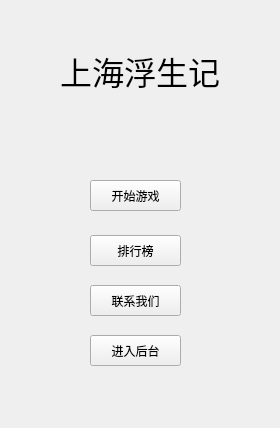
<?xml version="1.0" encoding="UTF-8"?>
<ui version="4.0">
 <class>start</class>
 <widget class="QWidget" name="start">
  <property name="geometry">
   <rect>
    <x>0</x>
    <y>0</y>
    <width>280</width>
    <height>428</height>
   </rect>
  </property>
  <property name="windowTitle">
   <string>Form</string>
  </property>
  <widget class="QLabel" name="label">
   <property name="geometry">
    <rect>
     <x>60</x>
     <y>40</y>
     <width>171</width>
     <height>61</height>
    </rect>
   </property>
   <property name="font">
    <font>
     <family>楷体</family>
     <pointsize>24</pointsize>
    </font>
   </property>
   <property name="text">
    <string>上海浮生记</string>
   </property>
  </widget>
  <widget class="QPushButton" name="startbutton">
   <property name="geometry">
    <rect>
     <x>90</x>
     <y>180</y>
     <width>91</width>
     <height>31</height>
    </rect>
   </property>
   <property name="text">
    <string>开始游戏</string>
   </property>
  </widget>
  <widget class="QPushButton" name="rankbutton">
   <property name="geometry">
    <rect>
     <x>90</x>
     <y>235</y>
     <width>91</width>
     <height>31</height>
    </rect>
   </property>
   <property name="text">
    <string>排行榜</string>
   </property>
  </widget>
  <widget class="QPushButton" name="connectusbutton">
   <property name="geometry">
    <rect>
     <x>90</x>
     <y>285</y>
     <width>91</width>
     <height>31</height>
    </rect>
   </property>
   <property name="text">
    <string>联系我们</string>
   </property>
  </widget>
  <widget class="QPushButton" name="gotoback">
   <property name="geometry">
    <rect>
     <x>90</x>
     <y>335</y>
     <width>91</width>
     <height>31</height>
    </rect>
   </property>
   <property name="text">
    <string>进入后台</string>
   </property>
  </widget>
 </widget>
 <resources/>
 <connections/>
</ui>
